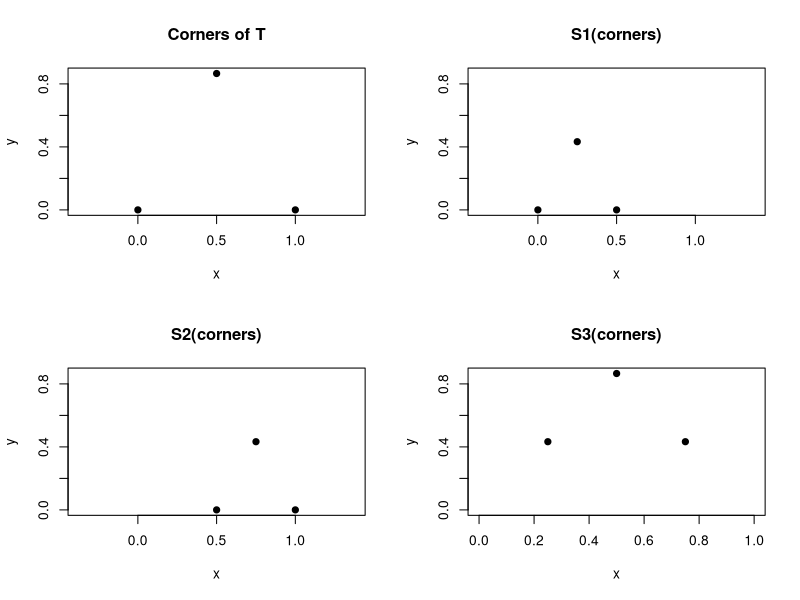
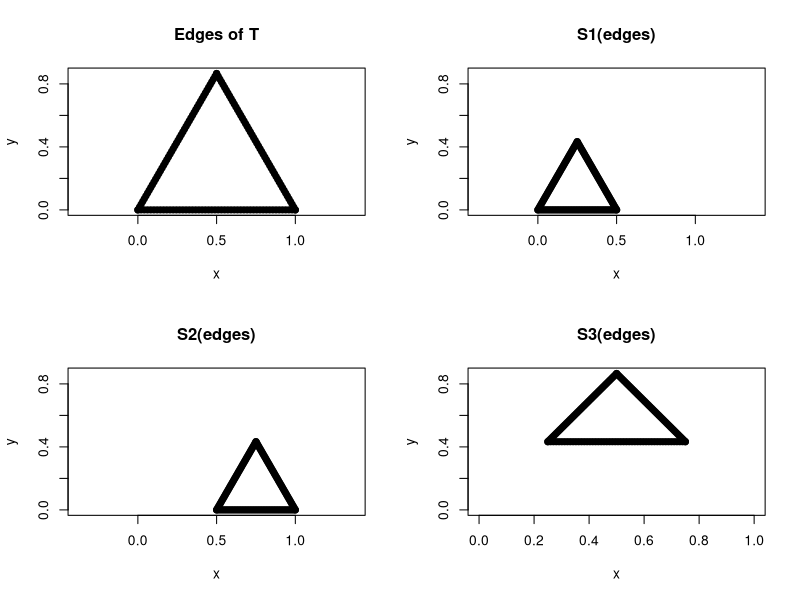
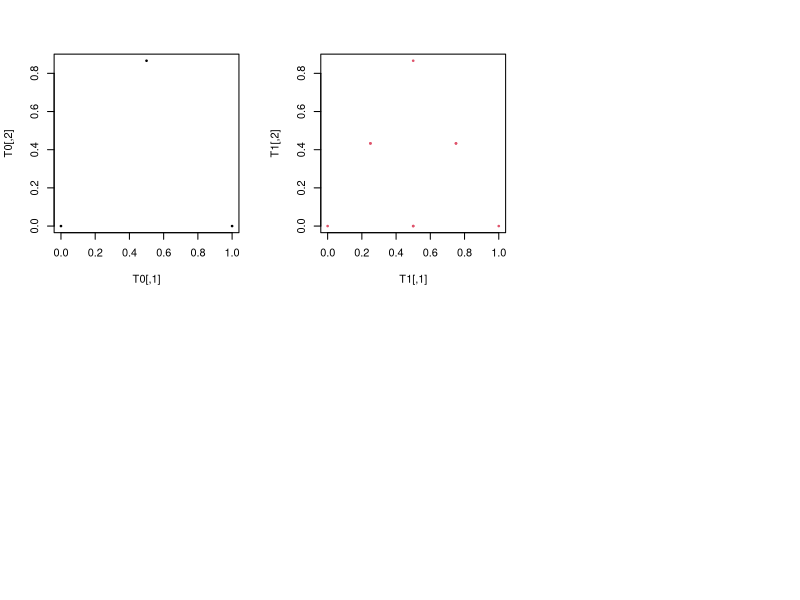

Source code (R) for these figures, in order:
###########################
# sierpinski triangle
###########################

# The three corners
corners_T <- matrix(c(0, 0,  1, 0,  0.5, sqrt(3)/2), ncol = 2, byrow = TRUE)

# Three functions
S1 <- function(point) point/ 2 + corners_T[1, ]/2  # (x + P)/2
S2 <- function(point) point/2 + corners_T[2, ]/2   # (x + Q)/2
S3 <- function(point) point/2 + corners_T[3, ]/2  # (x + R)/2

## Testing the functions
S1( c(0,0) )
S2( c(0,0) )

# Short code to apply functions to multiple points

# apply function will apply a function to every row
# of the input matrix

# input is a matrix of points
# to every row of the matrix points, apply the function S1
# I have to do t(.) because the output is 2 x n and not n x 2
S1_set <- function(points) t(apply(points, 1, S1))
S2_set <- function(points) t(apply(points, 1, S2))
S3_set <- function(points) t(apply(points, 1, S3))
####################################################

## Q1(a)
### Mapping corners of T
S1_corner <- S1_set(corners_T) # applies S1 on the set of corners
S2_corner <- S2_set(corners_T) # applies S2 on the set of corners
S3_corner <- S3_set(corners_T) # applies S3 on the set of corners

par(mfrow = c(2,2))
plot(corners_T, pch = 19, 
     xlab = "x", ylab = "y",  main = "Corners of T", asp = 1)

plot(corners_T, pch = 19, xlab = "x", ylab = "y", 
     main = "S1(corners)", type = "n", asp = 1)
points(S1_corner, pch = 19)

plot(corners_T, pch = 19, xlab = "x", ylab = "y", 
     main = "S2(corners)", type = "n", asp = 1)
points(S2_corner, pch = 19)

plot(corners_T, pch = 19, xlab = "x", ylab = "y",
     main = "S3(corners)", type = "n")
points(S3_corner, pch = 19)


### Mapping edges of T
## Question 1 (b)

#################################
# creating useful subsets of T
# edges

## a function that obtain points on a line

# a is the first point on the line
# b is the second point of the line
points_on_line <- function(a, b)
{
  # create a grid of values of lambda
  lam <- seq(0, 1, length = 50)
  
  # for every value in lam find
  # find lam * a + (1-lam)*b
  t(sapply(lam, function(l) l*a + (1-l)*b))
}

# get points on each edge
l1 <- points_on_line(corners_T[1,], corners_T[2, ]) # lines connecting P and Q
l2 <- points_on_line(corners_T[1,], corners_T[3, ])
l3 <- points_on_line(corners_T[2,], corners_T[3, ])

# combine by row all 150 points
# after this all points are on the boundary/edge of triangle
edges_T <- rbind(l1, l2, l3)
#################################
# Write your code for Q1 (b) below

S1_edges <- S1_set(edges_T) # applies S1 on the set of edges
S2_edges <- S2_set(edges_T) # applies S2 on the set of edges
S3_edges <- S3_set(edges_T) # applies S3 on the set of edges

par(mfrow = c(2,2))
plot(edges_T, pch = 19, 
     xlab = "x", ylab = "y",  main = "Edges of T", asp = 1)

plot(edges_T, pch = 19, xlab = "x", ylab = "y", 
     main = "S1(edges)", type = "n", asp = 1)
points(S1_edges, pch = 19)

plot(edges_T, pch = 19, xlab = "x", ylab = "y", 
     main = "S2(edges)", type = "n", asp = 1)
points(S2_edges, pch = 19)

plot(edges_T, pch = 19, xlab = "x", ylab = "y",
     main = "S3(edges)", type = "n")
points(S3_edges, pch = 19)



# Q2
##########################
## Creating the iterative function
iterative_func <- function(set) rbind(S1_set(set), S2_set(set), S3_set(set))

## Q 2(a)
T0 <- corners_T         # change this to edges and points
# next find T1, T2, T3, T4, T5
T1 <- iterative_func(T0)
T2 <-
T3 <- 
T4 <- 
T5 <- 

par(mfrow = c(2,3))
plot(T0, pch = 20, cex = .5)  
plot(T1, col = 2, pch = 20, cex = .5)  
#plot(T2..)

## Write entire code for Q2 (c)




## Q2 (d)
################################
### Grid of points in T
# Function that fills the points between three points
filling_T <- function(a, b, c)
{
  points <- NULL
  lam1 <- seq(0, 1, length = 25)
  lam2 <- seq(0, 1, length = 25)
  for(l1 in lam1)
  {
    for(l2 in lam2)
    {
      if(l1 + l2 < 1) points <- rbind(points, l1*a + l2*b + (1 - l1 - l2)*c)
    }
  }
  points
}

# calling the function for the corners
points_T <- filling_T(corners_T[1,], corners_T[2, ], corners_T[3, ])
#################################

## Write rest of the  code for  Q2 (d)






#######################################
# Question 3 (a)

# Make a function that does the transformation
# x is a vector
# h > 0
# centroid is a vector
# theta is in radians!!!
affine_map <- function(x, h, centroid, theta)
{
  # write your function here

}



# Question 3(b)
